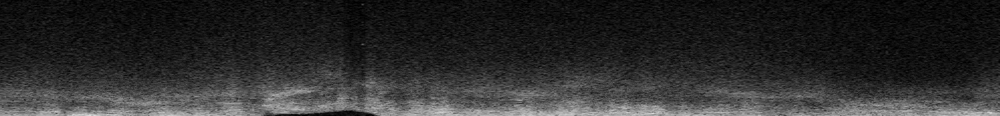
#> input picture DataImage/1/1e_R.png, 1000 x 116 px, shrunk from 2293 x 267 before the run
$ python other_filter.py
#> lines starting #> are read from the running program, lines starting #| are printed output that depends on the picture; after the words box and inside, x2 and y2 are one past the last pixel; in counts of white or black regions, pixels touching at a corner belong together
"""
几种滤波处理
"""
import cv2
import numpy as np

# 读取图像
image = cv2.imread('DataImage/1/1e_R.png')
#> image is the input picture: shape (116, 1000, 3); min 0, max 221, mean 44.6
# 如果图像不是灰度图，转换为灰度图
if image.ndim == 3:
    image = cv2.cvtColor(image, cv2.COLOR_BGR2GRAY)
#> image: shape (116, 1000)

# 应用中值滤波
median_filtered = cv2.medianBlur(image, 5)
cv2.imshow('Median Filtered Image', median_filtered)
cv2.imwrite('DataImage/1/1e_R_medfil.png', median_filtered)
cv2.waitKey(0)
cv2.destroyAllWindows()

# 应用双边滤波
bilateral_filtered = cv2.bilateralFilter(image, 9, 75, 75)
cv2.imshow('Bilateral Filtered Image', bilateral_filtered)
cv2.imwrite('DataImage/1/1e_R_bifil.png', bilateral_filtered)
cv2.waitKey(0)
cv2.destroyAllWindows()

# # 转换为灰度图
# gray_image = cv2.cvtColor(image, cv2.COLOR_BGR2GRAY)
# 应用自适应阈值滤波
thresh = cv2.adaptiveThreshold(image, 255, cv2.ADAPTIVE_THRESH_GAUSSIAN_C, cv2.THRESH_BINARY, 11, 2)
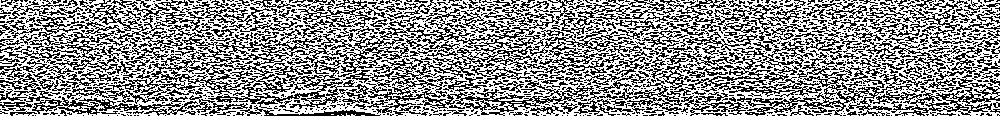
#> thresh: shape (116, 1000); 57% white; black in thin lines or dots
cv2.imshow('Adaptive Threshold Image', thresh)
cv2.imwrite('DataImage/1/1e_R_adathre.png', thresh)
cv2.waitKey(0)
cv2.destroyAllWindows()

# 定义结构元素
kernel = np.ones((5,5), np.uint8)
# 应用形态学腐蚀
eroded = cv2.erode(image, kernel, iterations=1)
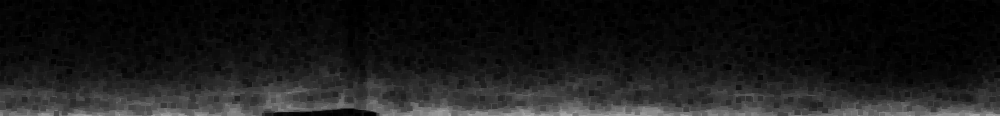
#> eroded: shape (116, 1000); min 0, max 178, mean 27
# 应用形态学膨胀
dilated = cv2.dilate(image, kernel, iterations=1)
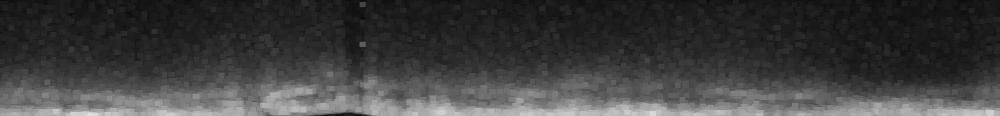
#> dilated: shape (116, 1000); min 10, max 221, mean 62.5
cv2.imshow('Eroded Image', eroded)
cv2.imwrite('DataImage/1/1e_R_eroded.png', eroded)
cv2.imshow('Dilated Image', dilated)
cv2.imwrite('DataImage/1/1e_R_dilated.png', dilated)
cv2.waitKey(0)
cv2.destroyAllWindows()

$ run again, with DataImage/1/1.png copied over DataImage/1/1e_R.png
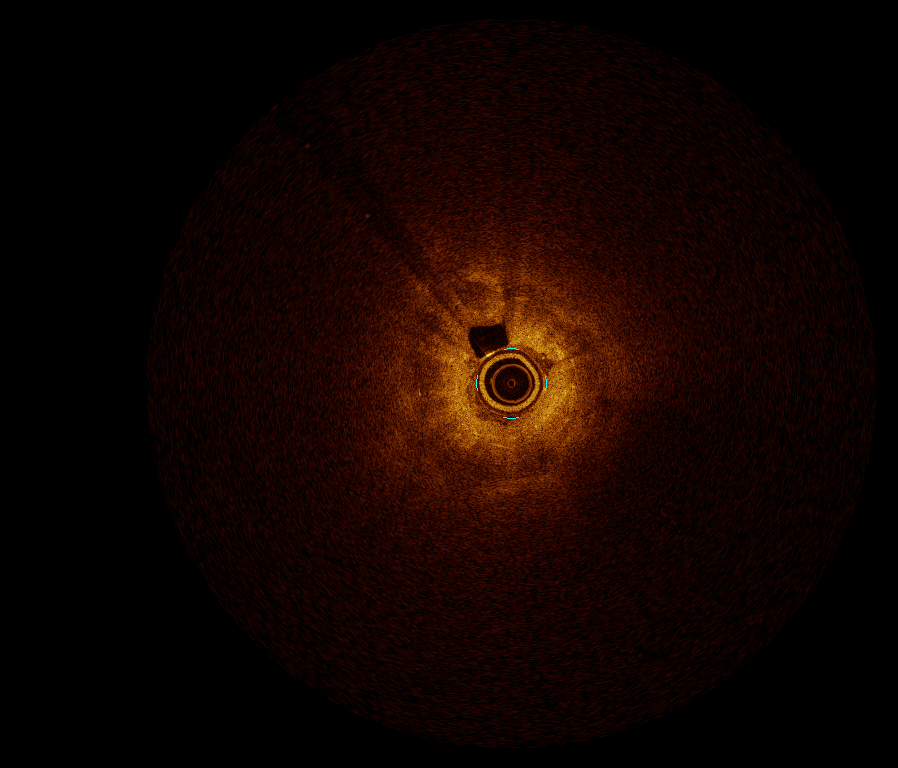
#> input picture DataImage/1/1.png, 898 x 768 px
#> image is the input picture: shape (768, 898, 3); mean B, G, R 0.3, 4.1, 17.6
#> image: shape (768, 898)
#> `thresh = cv2.adaptiveThreshold(image, 255, cv2.ADAPTIVE_THRESH_GAUSSIA..`:
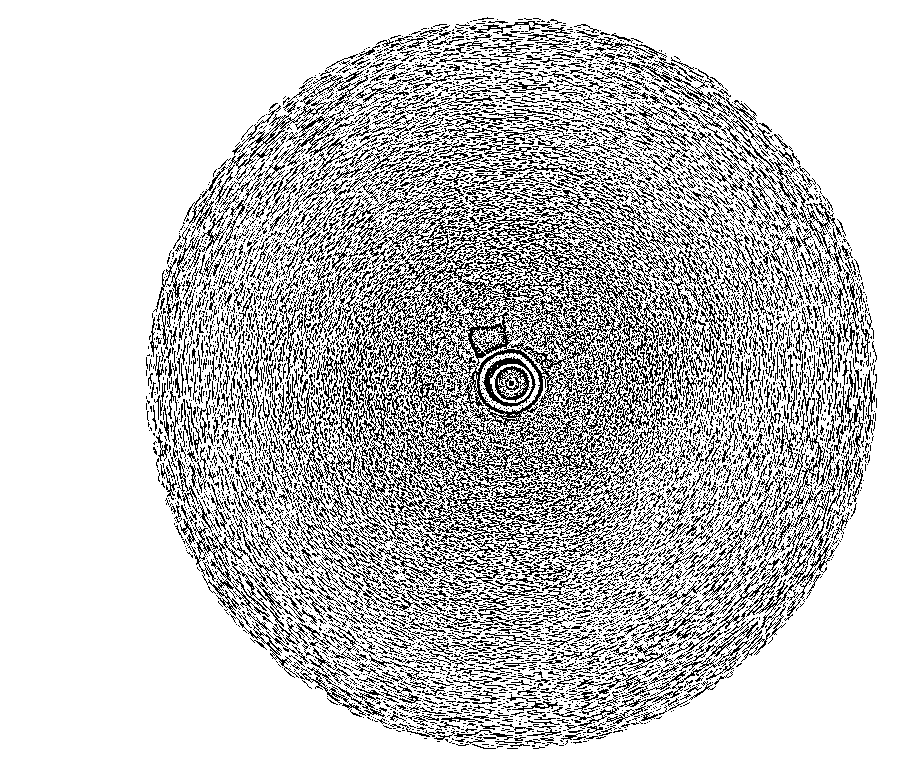
#> thresh: shape (768, 898); 77.7% white; black in thin lines or dots, all inside (x1, y1, x2, y2) = (146, 17, 877, 749)
#> `dilated = cv2.dilate(image, kernel, iterations=1)`:
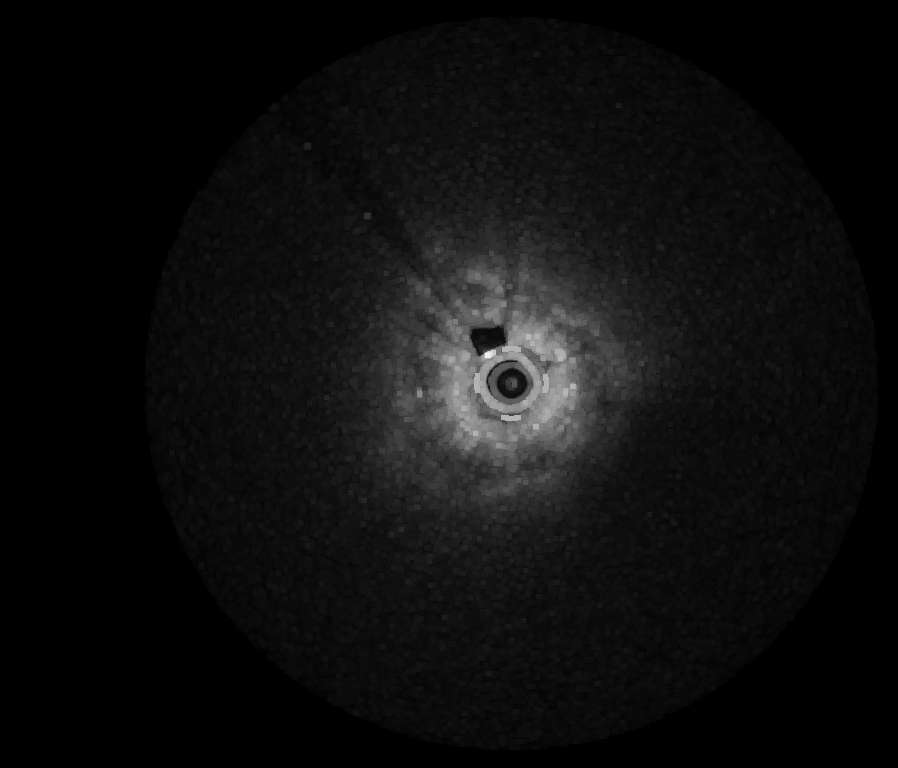
#> dilated: shape (768, 898); min 0, max 240, mean 14.2

$ run again, with DataImage/1/10be.png copied over DataImage/1/1e_R.png
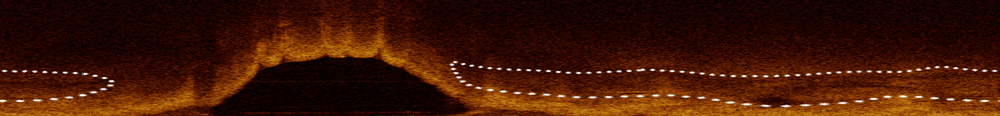
#> input picture DataImage/1/10be.png, 1000 x 116 px, shrunk from 2293 x 267 before the run
#> image is the input picture: shape (116, 1000, 3); mean B, G, R 3.9, 22.2, 63.5
#> image: shape (116, 1000)
#> `thresh = cv2.adaptiveThreshold(image, 255, cv2.ADAPTIVE_THRESH_GAUSSIA..`:
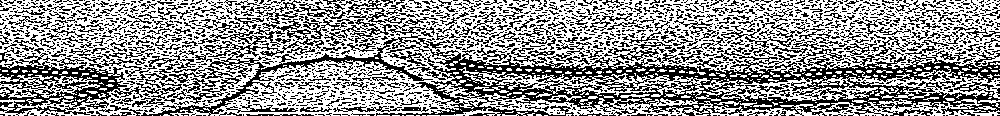
#> thresh: shape (116, 1000); 58% white; black in thin lines or dots
#> `dilated = cv2.dilate(image, kernel, iterations=1)`:
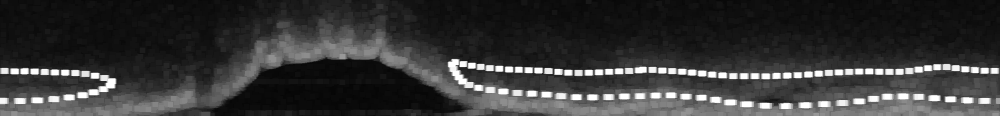
#> dilated: shape (116, 1000); min 4, max 255, mean 53.9
